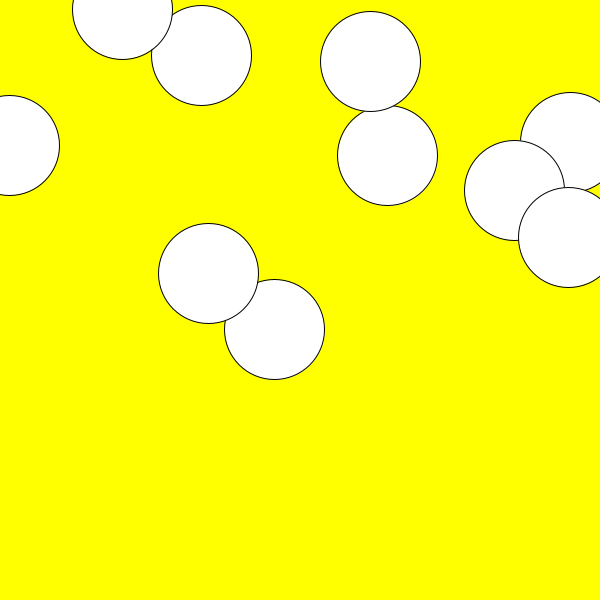
Frame 1 (no input)
Frame 60 (the mouse pressed at the canvas centre just before this capture): identical to frame 1, image omitted
Frame 120 (the mouse held since frame 60 and released just before this capture): identical to frame 1, image omitted

The Processing sketch that drew this single still picture (run headless with seeded random() and noise(); from frame 60 on, the mouse is pressed at the canvas centre):

// Processing sketch: L4arrays3
// ── L4arrays3.pde
float [] x, y, r;
float d;
void setup() {
  size(600, 600);
  x = new float[10];
  y = new float[10];
  r = new float[10];
  for (int i=0; i<10; i++) {
    x[i] = random(width);
    y[i] = random(height);
    r[i] = 50;
  }
}
void draw() {
  background(255, 255, 0);
  for (int i=0; i<10; i++) {
      circle(x[i], y[i], 2*r[i]);
  }
}
void mouseReleased() {
  for (int i=0; i<10; i++) {
    d = distance(mouseX, mouseY, x[i], y[i]);
    if (d<r[i]) r[i] *= 0.5;
  }  
}
float distance(float a1, float b1, float a2, float b2) {
  float dis;
  dis = sqrt((a1-a2)*(a1-a2)+(b1-b2)*(b1-b2));
  return dis;
}
